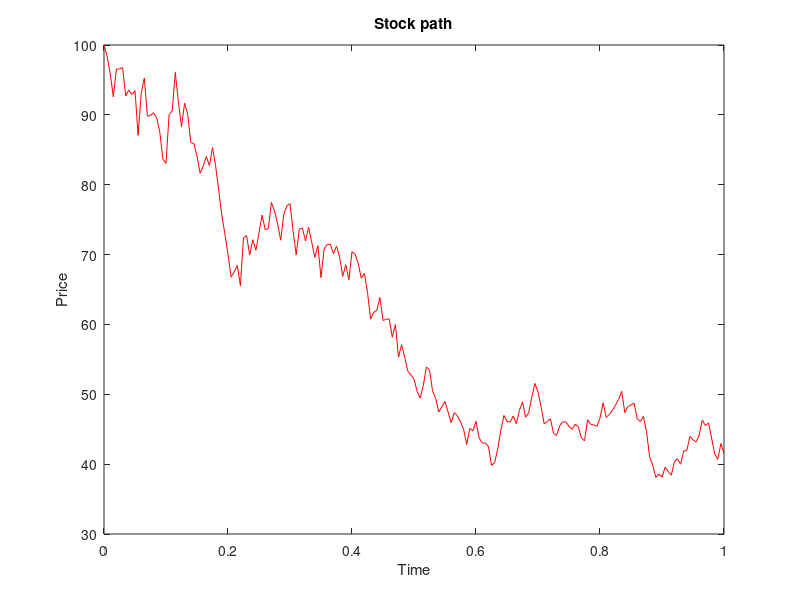

Reproduce this figure in MATLAB. (Note: this script raises an error after producing the figure.)
clear all
clc
format long
% option parameters:
T = 1;
K = 100;
r = 0.05;
type = 0;
%stock parameters (GBM):
S0 = 100;
mu = 0;
sigma = 0.5;
%DELTA HEDGING OVER MANY SAMPLES:
hedges = 1;
N = 200; %hourly trading for a year
t = linspace(0,T,N+1);
S(1) = S0;
dt = T/N;
PnL_writer = zeros(hedges,1); 
PnL_buyer = zeros(hedges,1);

for k=1:hedges
%every dt units of time before expiry, ensure you have delta units of stock
%by borrowing/lending. Let us see if the payoff of the option is the same
%as the portfolio at the end.
option = zeros(N+1,1); %option portfolio history through [0,T]
[call,put]= blsprice(S0,K,r,T,sigma);
if type == 0
    option(1) = call;
else
    option(1) = put;
end
portfolio = zeros(N+1,1); %replicating portfolio history through [0,T]
portfolio(1) = option(1);
replication_error = zeros(N+1,1); %replication error history (most important is the last)
dW = sigma*sqrt(dt)*randn(N,1); %precompute wiener increments
for i = 1:N
    %rebalance portfolio using its own wealth (self-financing) N times
    %before expiry.
    S(i+1) = S(i) * exp((mu - 0.5*sigma^2)*dt + dW(i)); %update price path with using exact solution of GBM model
    [dcall,dput] = blsdelta(S(i),K,r,T-t(i),sigma); % buy delta shares at current price and hold them during [t,t+dt)
    [call,put] = blsprice(S(i+1),K,r,T-t(i+1),sigma); %exact option price for next time
    if type == 0
        delta = dcall;
        option(i+1) = call;
    else
        delta = dput;
        option(i+1) = put;
    end
    borrow = delta*S(i)-portfolio(i); %use bank to borrow[deposit] the remaining[extra] cash
    %store portfolio information (share holdings and cash balance)
    stock(i) = delta;
    cash(i) = (-1)*borrow;
    %update portfolio value in the next step based on price change and borrow rate
    portfolio(i+1) = delta*S(i+1)-exp(r*dt)*borrow;
    replication_error(i+1) = portfolio(i+1) - option(i+1); 
end
pnl_approximate_deviation = (sqrt(0.25*pi)*blsvega(S0,K,r,T,sigma)*sigma)/(sqrt(N)); %approx std of error is prop to option vega at start 
spread = max(1,2*pnl_approximate_deviation); %extra fee to charge on top of the theoretical price 
PnL_writer(k) = spread+portfolio(end)-option(end);
PnL_buyer(k) = option(end)-spread-option(1);
if k == 1 %show specific data of first one only   
    %stock path
    plot(t,S,'r');
    xlabel("Time");
    ylabel("Price");
    title("Stock path");
    hold on
    yline(K,'--');
    legend({'stock price','exercise price'});
    %comparison of option and portfolio paths
    figure
    plot(t,option,'b');
    hold on;
    plot(t,portfolio,'g--');
    xlabel("Time");
    ylabel("Price");
    title("Option Replication with Black Scholes");
    legend({'Call option' ,'Portfolio'});
    %portfolio process (stock and cash evolution) and full history of hedge error
    figure('Color','w','Position',[200 200 1300 600]);
    tlo = tiledlayout(2,2);
    nexttile
    plot(t(1:N),stock,'b');
    xlabel("Time");
    ylabel("Stock holdings")
    title("Stock Holdings")
    grid on
    nexttile
    plot(t(1:N),cash,'black');
    ylabel("Cash balance")
    xlabel("Time")
    title("Cash Balance")
    grid on
    nexttile([1 2])
    plot(t,replication_error,'r');
    xlabel('Time')
    ylabel('Error')
    title('Replication Error')
    grid on

%     fprintf("Hedging error : %2f\n",PnL_writer(1)-spread); %discrete hedging error (difference of observed option payoff and portfolio value at T)
end
% %remarkably, as we increase the rebalancing frequency (higher N) then the
% %pnl distribution looks more degenerate at 0, ideally eliminating the risk of losses in the
% limit. Still for finite rebalancing, we could study what spread to add to be 99% confident that
% the error not "eat up" all profits. 
%Future work: 
%Determine the minimal spread to charge
%Use other underlying models (stochastic volatility, OU process)
%Include trading costs 

end


 
if hedges == 1
    %% OPTION SUMMARY AND PAYOFF SUMMARY
    if type == 0
        fprintf("Call option\n");
    else
        fprintf("Put option\n");
    end
  fprintf("Strike: %d$\n",K);
  fprintf("Time to maturity: %d years\n",T); 
  fprintf("Priced at %.2f$\n",option(1)+spread); 
  fprintf("Stock ended at %.2f$\n",S(end));
  fprintf("Buyer Payoff: %.2f$\n",max(S(end)-K,0));
  fprintf("Buyer P&L: %.2f$\n",PnL_buyer(1));
  fprintf("Writer P&L: %.2f$\n",PnL_writer(1));
  fprintf("Replication error: %.2f$\n",PnL_writer(1)-spread);
else
%% statistical summary of writer and buyer P&L
figure 
histogram(PnL_writer, 'Normalization', 'probability')
title("Distribution of P&L (writer)");
xlabel("$");
ylabel("Frequency");
fprintf("WRITER P&L STATS:\n");
fprintf("Mean: %.2f$\n",mean(PnL_writer));
fprintf("Deviation: %.2f$\n",sqrt(var(PnL_writer)));
% fprintf("Estimated: %.2f$\n",pnl_approximate_deviation); %GSachs estimate
fprintf("---------------------\n");
figure 
histogram(PnL_buyer,'Normalization','probability');
title("Distribution of P&L (buyer)");
xlabel("$");
ylabel("Frequency");
fprintf("BUYER P&L STATS:\n");
fprintf("Mean: %.2f$\n",mean(PnL_buyer));
fprintf("Deviation: %.2f$\n",sqrt(var(PnL_buyer)));
fprintf("---------------------\n");
%this is useful to determine spread based on given rebalance frequency N.
%the convergence is like sqrt(h)so pretty slow. If you rebalance four times
%as frequently the deviation of the error is halved.
end

%TESTING WITH REAL OPTION: we will see how the trading goes if we simulate
%it on a real path of the stock, using an approximation of the volatility
%and the risk free rate. Then, lets see how it performs on a particular
%option of our choice. We can then program a simulation which will delta
%hedge as time goes by based on the price seen every dt units of time,
%readjust the portfolio ignoring the transaction costs and at maturity
%data we can evaluate how good our strategy was by comparing the payoff of the option to our portfolio of stock and bonds and then our charged spread. We sold at this price 


%% ALTERNATIVE : BINOMIAL TREES COMPARISON
[pbin,dbin] = binprice(S0,K,r,T,sigma,N);
fprintf("Bin price : %.2f$, Initial Delta: %.2f shares\n",pbin+spread,dbin);

%compare the black scholes surface and the binomial one for different
%(price,time) pairs.
[U,V] = meshgrid(linspace(0,20,101),linspace(0,1,101));
for i=1:size(U,1)
    for j=1:size(V,1)
        BS(i,j) = blsprice(U(i,j),K,r,T-V(i,j),sigma);
        [a,b] = binprice(U(i,j),K,r,T-V(i,j),sigma,N);
        Bin(i,j) = a;
        Bin_del(i,j) = b;
    end
end
%compare price surfaces:
figure
surf(U,V,BS);
xlabel("share price");
ylabel("time");
zlabel("option price");
title("Black-Scholes surface");
figure
surf(U,V,Bin);
xlabel("share price");
ylabel("time");
zlabel("option price");
title("Binomial surface");


function [price,delta] = binprice(S0,K,r,T,sigma,N)
%option 1 (backwards recursion towards time 0)
%complexity: 0(N^2)
type = 0;
dt = T/N;
u = exp(sigma*sqrt(dt)); %up/down factors
d = exp((-1)*sigma*sqrt(dt));
p = (exp(r*dt)-d)/(u-d); %risk neutral probs
for k=N:-1:0 %maturity values
    if type == 0
        V(k+1) = max(u^k*d^(N-k)*S0-K,0);
    else
        V(k+1) = max(K-u^k*d^(N-k)*S0,0);
    end
end
for i=N:-1:1 %backward recursion
    if i == 1 %final iteration, compute delta before losing it:
        delta = (V(2)-V(1))/((u-d)*S0);
    end
    for j=1:i
        V(j) = exp(-r*dt)*(p*V(j+1)+(1-p)*V(j));
    end
end
%return the price and delta
price = V(1);

%option 2: summation formula
%complexity: 0(N)
% price = 0;
% for k = 0:N
%     payoff = max(S0*(u^k)*(d^(N-k)) - K, 0);
%     price  = price + nchoosek(N,k) * p^k * (1-p)^(N-k) * payoff;
% end
% 
% price = exp(-r*T) * price;
% delta = 0;
end
